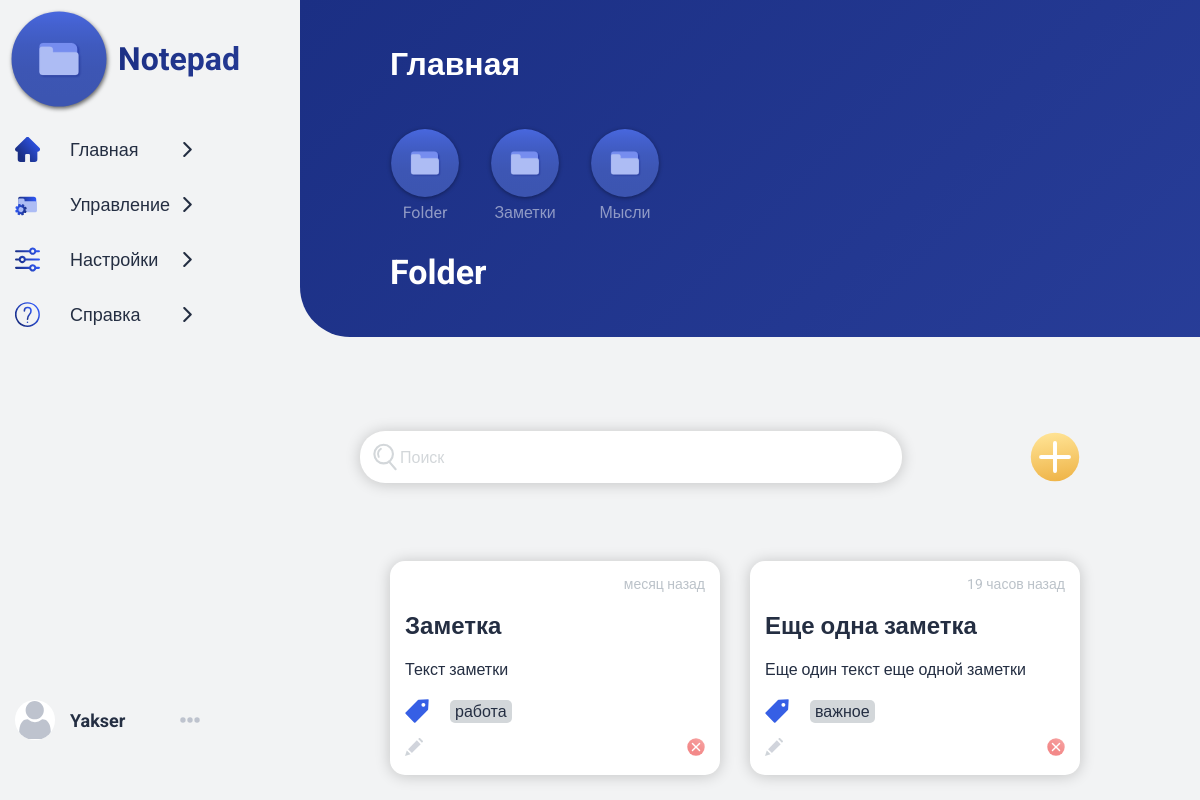
Page /1 (signed in) on the earlier database version.
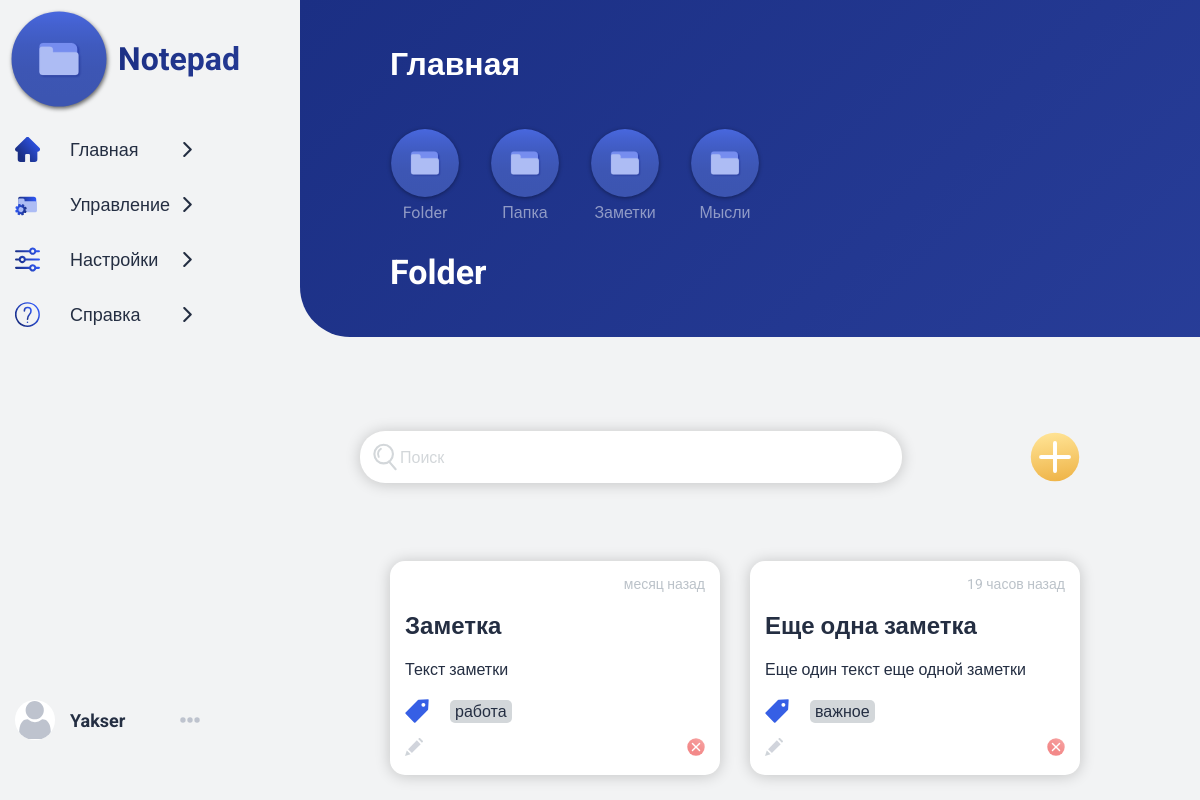
Same page on the later database version.
### data/folder.py (models this page shows, shortened)
class Folder(SqlAlchemyBase, SerializerMixin):
    __tablename__ = 'folder'
    id = sqlalchemy.Column(sqlalchemy.Integer, primary_key=True, unique=True, nullable=False)
    name = sqlalchemy.Column(sqlalchemy.String, nullable=False)
    date = sqlalchemy.Column(sqlalchemy.String, nullable=True, default=current_date)
    user_id = sqlalchemy.Column(sqlalchemy.Integer,
                                sqlalchemy.ForeignKey("user.id"))
    user = orm.relation('User')
    notes = orm.relation("Note", back_populates='folder')

### data/note.py (models this page shows, shortened)
class Note(SqlAlchemyBase, SerializerMixin):
    __tablename__ = 'note'
    id = sqlalchemy.Column(sqlalchemy.Integer, primary_key=True, unique=True, nullable=False)
    header = sqlalchemy.Column(sqlalchemy.String, nullable=False)
    text = sqlalchemy.Column(sqlalchemy.Text, nullable=True)
    date = sqlalchemy.Column(sqlalchemy.String, nullable=True, default=current_date)
    folder_id = sqlalchemy.Column(sqlalchemy.Integer,
                                  sqlalchemy.ForeignKey("folder.id"))
    folder = orm.relation('Folder')
    tags = sqlalchemy.Column(sqlalchemy.String)

### run.py (the view)
@app.route('/<folder_id>', methods=['POST', 'GET'])
@app.route('/folders/<folder_id>', methods=['POST', 'GET'])
@login_required
def folders(folder_id):
    if not folder_id.isdigit():
        return redirect(url_for('home'))
    if request.method == 'GET':
        query = ''
    else:
        query = request.form.get('search-note')
    acc_folders = current_user.folders
    session = db_session.create_session()
    notes = session.query(Note).filter(Note.folder_id == folder_id) \
        .filter(Note.header.like('%' + query.lower() + '%')).all()
    empty = ''
    if not notes:
        empty = "В этой папке нет ни одной заметки..."
    return render_template('folders.html', folders=acc_folders, notes=notes,
                           current_folder=session.query(Folder).filter(Folder.id == folder_id).first(),
                           empty=empty,
                           user=current_user, query=query)

### data/db_session.py (called while the page is built)
def create_session() -> Session:
    global __factory
    return __factory()

### data/momentjs.py (called while the page is built)
    def render(self, format):
        return Markup("""<script>moment.locale("ru");
                            document.write(moment(\"%s\").%s);
                        </script>"""
                      % (
                          self.timestamp.strftime("%Y-%m-%dT%H:%M:%S"), format))

    def fromNow(self):
        return self.render("fromNow()")

### run.py (called while the page is built)
@login_manager.user_loader
def load_user(user_id):
    db_sess = db_session.create_session()
    return db_sess.query(User).get(user_id)

### templates/folders.html (shortened to what this page needs)
{% extends 'main.html' %}
{% block block %}
    <div class="block">
        <div class="block-header">
            <h1>Главная</h1>
            <div class="block-menu">
                <ul class="folders">
                    {% for folder in folders %}
                        <li>
                            <a href="/{{ folder.id }}">
                                <img src="../static/img/folder.svg" alt="">
                                <span>{{ folder.name.capitalize() }}</span>
                            </a>
                        </li>
                    {% endfor %}
                </ul>
                <span class="cur-subheader cur-folder">{{ current_folder.name.capitalize() }}</span>
            </div>
        </div>
        <div class="content">
            <div class="manage">
                <form method="POST" class="search-form">
                    <input type="text" id="search-note" name="search-note" placeholder="Поиск" value="{{ query }}">
                </form>
                <a href="/add_note/{{ current_folder.id }}" class="add-btn"><img src="../static/img/add.svg"
                                                                                 alt=""></a>
            </div>
            <div class="notes">
                {% for note in notes %}
                    <article class="note">
                        <span class="date">{{ momentjs(note.date).fromNow() }}</span>
                        {% if note.header | length > 20 %}
                            <h2>{{ note.header.capitalize()[:20] }}...</h2>
                        {% else %}
                            <h2>{{ note.header.capitalize() }}</h2>
                        {% endif %}
                        <div class="note-text">
                            {% if note.text | length > 355 %}
                                <p>{{ note.text[:355] }}...</p>
                            {% else %}
                                <p>{{ note.text }}</p>
                            {% endif %}
                        </div>
                        {% if note.tags %}
                            <div class="tags">
                                <p class="tag"></p>
                                {% for tag in note.tags.split() %}
                                    <p class="tag">{{ tag }}</p>
                                {% endfor %}
                            </div>
                        {% endif %}
                        <div class="sub-btns">
                            <a href="/edit/{{ note.id }}"
                               class="edit-btn sub-btn"><img src="../static/img/pencil.svg" alt=""></a>
                            <a href="/del/{{ current_folder.id }}/{{ note.id }}"
                               class="del-btn sub-btn"><img src="../static/img/del.svg" alt=""></a>
                        </div>
                    </article>
                {% endfor %}
            </div>
        </div>
    </div>
{% endblock %}

Differences in the rows shown:
now on this page (row edited): Folder: name "Папка"
